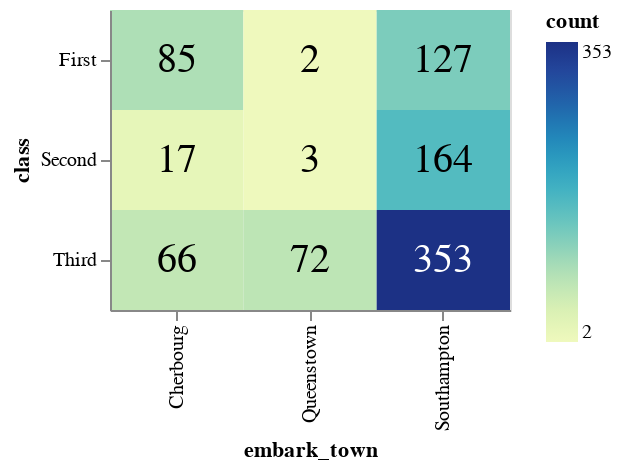

The code cell stored with this chart in its notebook:
### Code cell
# altair
df_titanic_nom_nom_unstack = df_titanic_nom_nom_pivot.unstack().to_frame('count').reset_index()
#Create heatmap
heatmap = alt.Chart(df_titanic_nom_nom_unstack).mark_rect().encode(
    x='embark_town:N', # Altiar must define the type of data (N is Nominal).
    y='class:N',
    color='count:Q' # Q represents Quantitative data.
     #Define data if it isn't clear or if you want to specify whether it is nominal or quantitative.
)
#Create number
number = alt.Chart(df_titanic_nom_nom_unstack).mark_text(fontSize=20).encode(
    x='embark_town:N',
    y='class:N',
    text='count:Q',
    color=alt.condition(
        alt.datum.count > 300,
        alt.value('white'),
        alt.value('black')
    )
)
(heatmap+number).properties( #heatmap+number (plus"+" is make graph overlab.)
    width=200,
    height=150
)

### Figure 1 — Vega-Lite specification as saved in the notebook (floating-point values rounded to 4 significant figures)
{"config": {"view": {"continuousWidth": 400, "continuousHeight": 300}}, "layer": [{"mark": "rect", "encoding": {"color": {"field": "count", "type": "quantitative"}, "x": {"field": "embark_town", "type": "nominal"}, "y": {"field": "class", "type": "nominal"}}}, {"mark": {"type": "text", "fontSize": 20}, "encoding": {"color": {"condition": {"value": "white", "test": "(datum.count > 300)"}, "value": "black"}, "text": {"field": "count", "type": "quantitative"}, "x": {"field": "embark_town", "type": "nominal"}, "y": {"field": "class", "type": "nominal"}}}], "data": {"name": "data-562514024f8c21e2573d8440af56f536"}, "height": 150, "width": 200, "$schema": "https://vega.github.io/schema/vega-lite/v4.17.0.json", "datasets": {"data-562514024f8c21e2573d8440af56f536": [{"embark_town": "Cherbourg", "class": "First", "count": 85}, {"embark_town": "Cherbourg", "class": "Second", "count": 17}, {"embark_town": "Cherbourg", "class": "Third", "count": 66}, {"embark_town": "Queenstown", "class": "First", "count": 2}, {"embark_town": "Queenstown", "class": "Second", "count": 3}, {"embark_town": "Queenstown", "class": "Third", "count": 72}, {"embark_town": "Southampton", "class": "First", "count": 127}, {"embark_town": "Southampton", "class": "Second", "count": 164}, {"embark_town": "Southampton", "class": "Third", "count": 353}]}}
